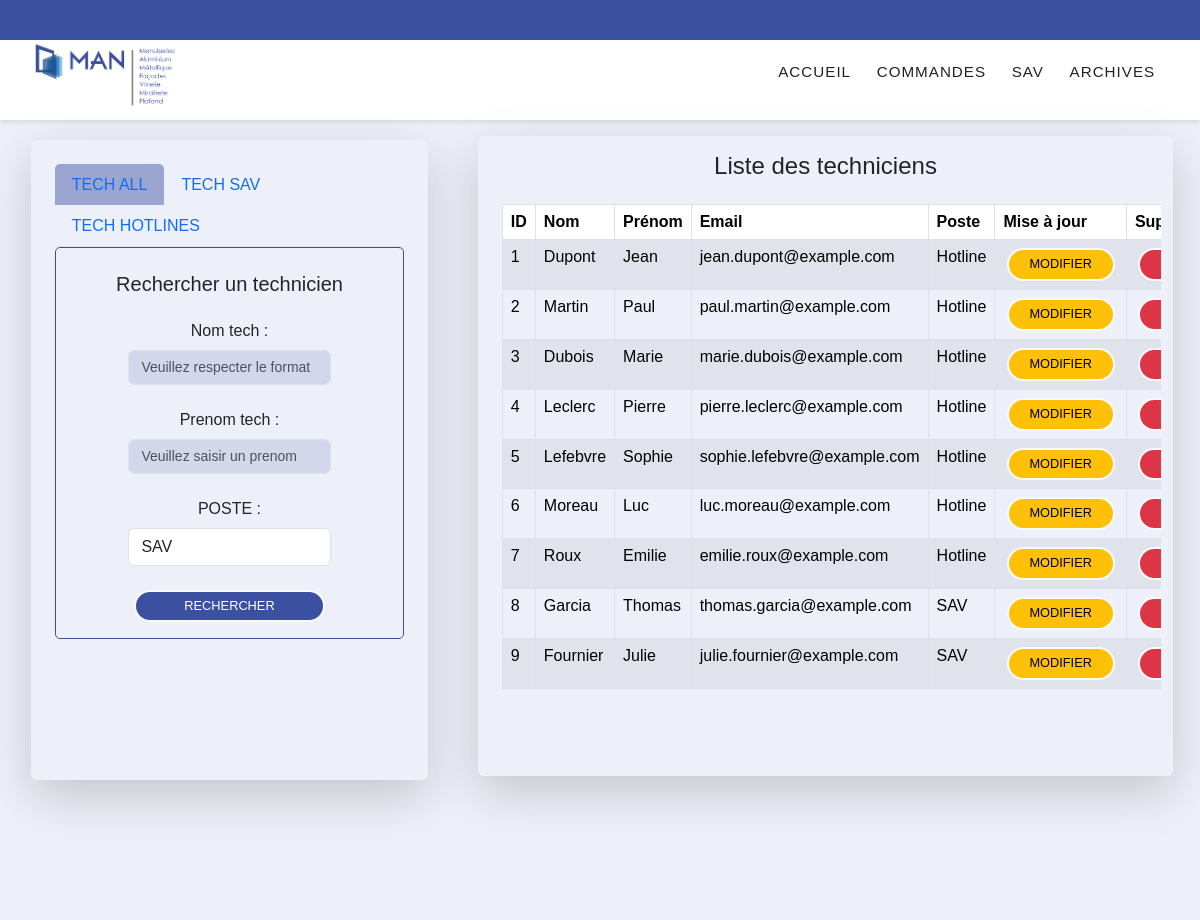
Before: /controler/admin.php with the older database file.
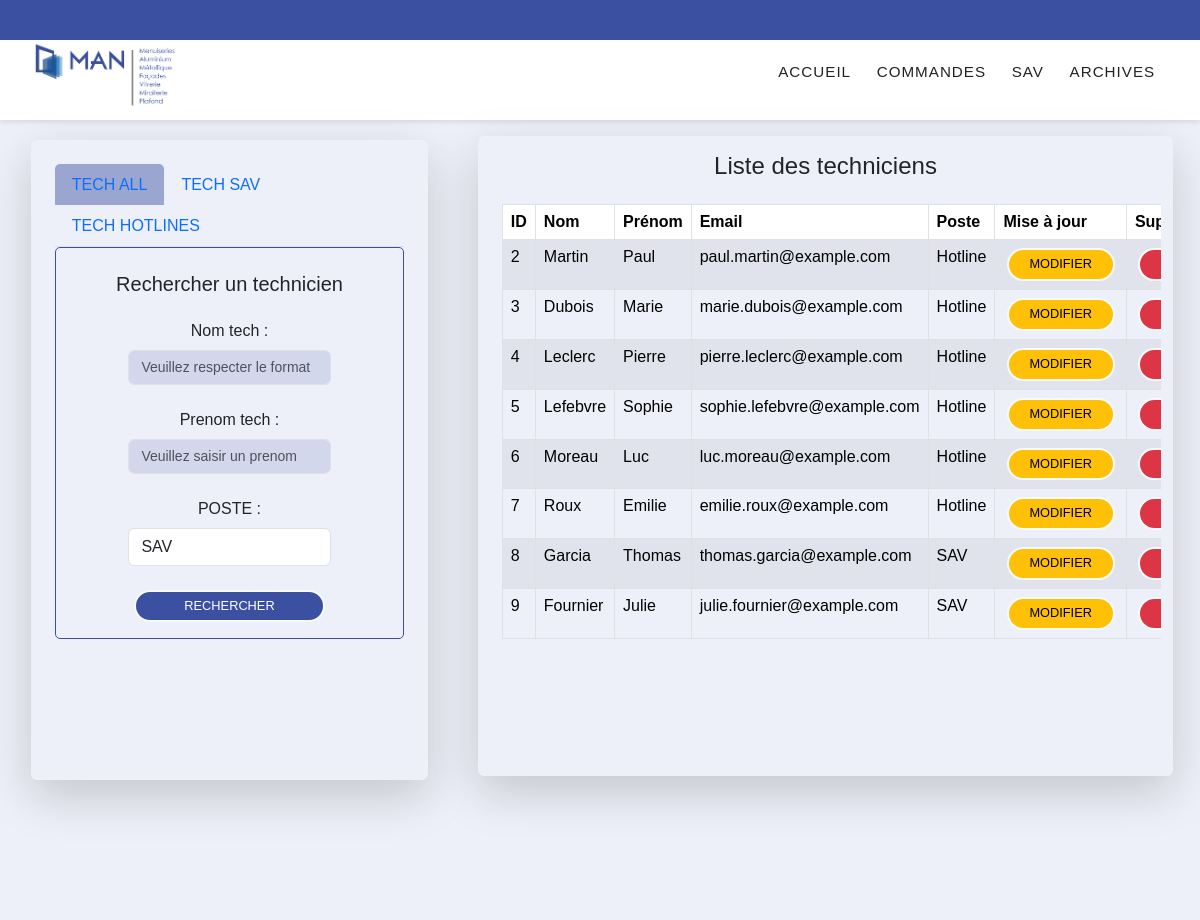
After: the same page with the newer database file.
### tables this page shows
CREATE TABLE `techniciens` (
  `id` int(11) NOT NULL,
  `nom` varchar(100) DEFAULT NULL,
  `prenom` varchar(100) DEFAULT NULL,
  `poste` enum('SAV','Hotline') DEFAULT NULL,
  `email` varchar(255) DEFAULT NULL,
  `motdepasse` varchar(255) DEFAULT NULL
);

### model/modele_admin.inc.php (called while the page is built, shortened)
<?php
   function getTechAll(){
     $connexion = getBdd();
     $sql = "SELECT * FROM techniciens";
     $requete = $connexion->query($sql);
     if(!$connexion->query($sql)){
       echo "problème de connexion à la table contact";
   }
   else{
       $resultat = $requete->fetchAll(PDO::FETCH_ASSOC);
   }
   return $resultat;
   }

### Vues/vue_liste_techniciens.php (the view, shortened to what this page needs)
<?php
$contenu .= '<div class="col-lg-7 col-sm-11 shadow-lg rounded" style="max-height: 80vh">
<h4 class="p-3 text-center">'.$titreliste.'</h4>
    <div class="container overflow-auto style="max-height: 80%""><table class="table table-bordered table-striped">
        <thead>
        <tr>
        <th scope="col">ID</th>
        <th scope="col">Nom</th>
        <th scope="col">Prénom</th>
        <th scope="col">Email</th>
        <th scope="col">Poste</th>
        <th scope="col">Mise à jour</th>
        <th scope="col">Suppression</th>
        </tr>
        </thead>
    <tbody>';
if (isset($techniciens) && !empty($techniciens)) {
    foreach ($techniciens as $technicien) {
        $contenu .= '<tr>';
        $contenu .= '<td>' . $technicien['id'] . '</td>';
        $contenu .= '<td>' . $technicien['nom'] . '</td>';
        $contenu .= '<td>' . $technicien['prenom'] . '</td>';
        $contenu .= '<td>' . $technicien['email'] . '</td>';
        $contenu .= '<td>' . $technicien['poste'] . '</td>';
        $contenu .= '<td>
        <form action="admin.php" method="GET">
        <input type="hidden" name="action" value="updTech">
        <input type="hidden" name="id_technicien" value="' . $technicien['id'] . '">
        <input type="hidden" name="nom_technicien" value="' . $technicien['nom'] . '">
        <input type="hidden" name="prenom_technicien" value="' . $technicien['prenom'] . '">
        <input type="hidden" name="poste_technicien" value="' . $technicien['poste'] . '">
        <input type="hidden" name="email_technicien" value="' . $technicien['email'] . '">
        <button type="submit" class="btn btn-warning">Modifier</button>
        </form>
        </td>';
        $contenu .= '<td>
    <form id="deleteForm_'.$technicien['id'].'" action="admin.php" method="GET">
        <input type="hidden" name="action" value="suppTech">
        <input type="hidden" name="id_technicien" value="' . $technicien['id'] . '">
        <button type="button" class="btn btn-danger" data-toggle="modal" data-target="#confirmationModal_'.$technicien['id'].'">Supprimer</button>
    </form>
</td>';
$contenu .= '<div class="modal fade" id="confirmationModal_'.$technicien['id'].'" tabindex="-1" role="dialog" aria-labelledby="confirmationModalLabel_'.$technicien['id'].'" aria-hidden="true">
    <div class="modal-dialog" role="document">
        <div class="modal-content">
            <div class="modal-header">
                <h5 class="modal-title" id="confirmationModalLabel_'.$technicien['id'].'">Confirmer la suppression</h5>
                <button type="button" class="close" data-dismiss="modal" aria-label="Close">
                    <span aria-hidden="true">&times;</span>
                </button>
            </div>
            <div class="modal-body">
                Êtes-vous sûr de vouloir supprimer le technicien '.$technicien['nom'].' '.$technicien['prenom'].' au poste '.$technicien['poste'].' ?
            </div>
            <div class="modal-footer">
                <button type="button" class="btn btn-secondary" data-dismiss="modal">Annuler</button>
                <button type="submit" form="deleteForm_'.$technicien['id'].'" class="btn btn-danger">Confirmer</button>
            </div>
        </div>
    </div>
</div>';
        $contenu .= '</tr>';
    }
} else {
    $contenu .= '<tr><td colspan="6">Aucun technicien trouvé.</td></tr>';
}
$contenu .= '</tbody></table></div></div></div>';
?>

### controler/admin.php (shortened to what this page needs)
<?php
    require('../model/modele_admin.inc.php');
    $action = 'listTechsALL';
    try {
    switch ($action) {
        case "listTechsALL":
            $titreliste= "Liste des techniciens";
            $techniciens = getTechAll();
            require('../vues/sidebar/vue_sidebar_techALL.php');
            require('../vues/vue_liste_techniciens.php');
            require('../vues/gabarit.php');
            break;
    }
    } catch (PDOException $e){
        die("<h1>Erreur de connexion: </h1>".$e->getMessage());
    }
?>

### Vues/sidebar/vue_sidebar_techALL.php
<?php
$contenu = '
    <div class="col-lg-4 col-md-8 col-11 shadow-lg m-1 p-4 rounded" style="max-height: 80vh">
        <ul class="col-12 nav nav-tabs">
            <li class="nav-item active">
                <a class="nav-link" aria-current="page" href="admin.php?action=listTechsALL">TECH ALL</a>
            </li>
            <li class="nav-item ">
                <a class="nav-link" href="admin.php?action=listTechsSAV">TECH SAV</a>
            </li>
            <li class="nav-item ">
                <a class="nav-link" href="admin.php?action=listTechsHOTLINE">TECH HOTLINES</a>
            </li>
        </ul>
        <div class="moteurRecherche">
            <h5 class="text-center mt-4 mb-2">Rechercher un technicien</h5>
            <form class="px-3 d-flex flex-column text-center" action="admin.php" method="GET">
                <div class=" row my-2 justify-content-center">
                    <label for="nom_tech" class="col-form-label text-md-right">Nom tech :</label>
                    <div class="col-8">
                        <input type="text" id="nom_tech" name="nom_tech" class="form-control" placeholder="Veuillez respecter le format">
                    </div>
                </div>
                <div class="row my-2 justify-content-center">
                    <label for="prenom_tech" class="col-form-label text-md-right">Prenom tech :</label>
                    <div class="col-8">
                        <input type="text" id="prenom_tech" name="prenom_tech" class="form-control" placeholder="Veuillez saisir un prenom">
                    </div>
                </div>
                <div class="row my-2 justify-content-center">
                    <label for="poste_techniciens" class="col-form-label  text-md-right">POSTE :</label>
                    <div class="col-8">
                        <select id="categorie_tech" name="categorie_tech" class="form-control">
                            <option value="SAV">SAV</option>
                            <option value="HOTLINE">HOTLINE</option>
                        </select>
                    </div>
                </div>
                <div class="col-12 my-3 text-center">
                    <input class="btn boutton px-5" type="submit" value="Rechercher">
                    <input type= hidden type="text"  name="action" value="rechercherTechnicien">
                </div>
            </form>
        </div>
    </div>
';
?>

### vues/gabarit.php (shortened to what this page needs)
<!DOCTYPE html>
<html lang="en">
<head>
  <link href="https://cdn.jsdelivr.net/npm/bootstrap@5.3.3/dist/css/bootstrap.min.css" rel="stylesheet">
  <link rel="stylesheet" type="text/css" href="../style/gabarit.css">
  <link href="https://unpkg.com/boxicons@2.1.4/css/boxicons.min.css" rel="stylesheet">
  <link rel="stylesheet" href="../style/global.css">
  <link rel="stylesheet" href="../style/font.css">
  <link rel="stylesheet" href="../style/sidebar.css">
  <link rel="stylesheet" type="text/css" href="../style/connexion/connexion.css">
  <link href="https://unpkg.com/boxicons@2.1.4/css/boxicons.min.css" rel="stylesheet">
</head>
<body>
  <header>
  <div class="deconnexion">
    </div>
    <div class="container_header">
      <div class="logo-container">
        <h3 class="logo"><img src="../ressources/images/logo.png " alt="" srcset=""></h3>
      </div>
      <div class="nav-btn">
        <div class="nav-links">
          <ul>
            <li class="nav-link lien-nav" style="--i: .6s">
              <a href="tickets.php?action=allTickets">Accueil</a>
            </li>
            <li class="nav-link lien-nav" style="--i: .85s">
              <a href="commandes.php">Commandes</i></a>
            </li>
            <li class="nav-link lien-nav" style="--i: 1.1s">
              <a href="#">Sav</a>
            </li>
            <li class="nav-link lien-nav" style="--i: 1.35s">
              <a href="#">Archives</a>
            </li>
          </ul>
        </div>
      </div>
    </div>
  </header>
  <main class='row justify-content-around py-3 px-3' style='height:100vh'>
    <?= $contenu ?>
  </main>
</body>
</html>

### style/gabarit.css (style rules this page uses)
:root { --clr-bg-header: #3b50a1; --clr-btn: #3b50a1; --clr-nav-hover: #2842ab; --clr-light: #fafafa; }
* { padding: 0; margin: 0; }
ul { list-style: none; }
a { text-decoration: none; }
header { position: sticky; top: 0px; width: 100%; z-index: 1000; box-shadow: 0px 2px 5px rgba(0, 0, 0, 0.1); }
.deconnexion { display: flex; background-color: var(--clr-bg-header); gap: 2% !important; height: 5vh; align-items: center; justify-content: right; padding-right: 3%; width: 100%; color: var(--clr-light); }
header .container_header { padding: 0 2rem; margin: 0 auto; display: flex; align-items: center; position: relative; }
.logo-container { flex: 1; display: flex; align-items: center; }
.logo img { width: 150px; }
.nav-btn { display: flex; }
.nav-links { flex: 2; }
.logo { color: var(--clr-btn); font-size: 1.1rem; font-weight: 600; letter-spacing: 2px; text-transform: uppercase; line-height: 3rem; }
.btn { display: inline-block; padding: 0.5rem 1.3rem; font-size: 0.8rem; border: 2px solid var(--clr-light); border-radius: 2rem; line-height: 1; margin: 0 0.2rem; transition: 0.3s; text-transform: uppercase; }
.nav-links > ul { display: flex; justify-content: center; align-items: center; }
.nav-link { position: relative; }
.nav-link > a { line-height: 3rem; color: #222222; padding: 0 0.8rem; letter-spacing: 1px; font-size: 0.95rem; display: flex; align-items: center; text-transform: uppercase; justify-content: space-between; transition: 0.5s; }

### style/global.css (style rules this page uses)
main { background-color: #2842ab14; }
.table tr { transition: background-color 0.3s ease; }
.table td { background-color: transparent; }

### style/sidebar.css (style rules this page uses)
.boutton { background-color: #3B50A1; color: white; }
.nav-item.active { background-color: #3b4fa177; opacity: 100%; border-radius: 5px 5px 0px 0px; }
.moteurRecherche { border: 1px solid #3B50A1; border-radius: 5px; }
input.form-control { font-size: 14px; color: rgba(128, 128, 128, 0.315); background-color: #3b4fa127; }

Changed rows visible on the page:
removed techniciens: id "1", nom "Dupont", prenom "Jean", email "jean.dupont@example.com", poste "Hotline"
